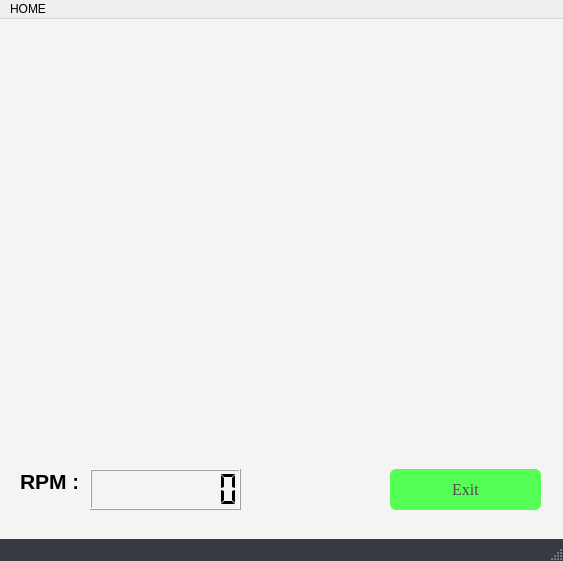
<?xml version="1.0" encoding="UTF-8"?>
<ui version="4.0">
 <class>ArduinoRpm</class>
 <widget class="QMainWindow" name="ArduinoRpm">
  <property name="geometry">
   <rect>
    <x>0</x>
    <y>0</y>
    <width>563</width>
    <height>561</height>
   </rect>
  </property>
  <property name="font">
   <font>
    <weight>75</weight>
    <bold>true</bold>
   </font>
  </property>
  <property name="windowTitle">
   <string>ArduinoRpm</string>
  </property>
  <property name="styleSheet">
   <string notr="true">#ArduinoRpm {
	background: #f5f4f4;
}
#pushButton {
 background: #55ff55;
  background-image: -webkit-linear-gradient(top, #55ff55, #84f084);
  background-image: -moz-linear-gradient(top, #55ff55, #84f084);
  background-image: -ms-linear-gradient(top, #55ff55, #84f084);
  background-image: -o-linear-gradient(top, #55ff55, #84f084);
  background-image: linear-gradient(to bottom, #55ff55, #84f084);
  border-radius: 6px;
  font-family: Georgia;
  color: #4d4b4d;
  font-size: 16px;
  padding: 10px 20px 10px 20px;
  text-decoration: none;
}

#pushButton:hover:!pressed {
  background: #03e803;
  background-image: -webkit-linear-gradient(top, #03e803, #0fdb0f);
  background-image: -moz-linear-gradient(top, #03e803, #0fdb0f);
  background-image: -ms-linear-gradient(top, #03e803, #0fdb0f);
  background-image: -o-linear-gradient(top, #03e803, #0fdb0f);
  background-image: linear-gradient(to bottom, #03e803, #0fdb0f);
  text-decoration: none;
}

#statusBar {
background: #373b41;
color: #ffffff;
}</string>
  </property>
  <widget class="QWidget" name="centralWidget">
   <widget class="QLCDNumber" name="lcdNumber">
    <property name="geometry">
     <rect>
      <x>90</x>
      <y>450</y>
      <width>151</width>
      <height>41</height>
     </rect>
    </property>
    <property name="smallDecimalPoint">
     <bool>false</bool>
    </property>
    <property name="digitCount">
     <number>8</number>
    </property>
    <property name="mode">
     <enum>QLCDNumber::Dec</enum>
    </property>
    <property name="segmentStyle">
     <enum>QLCDNumber::Flat</enum>
    </property>
   </widget>
   <widget class="QPushButton" name="pushButton">
    <property name="geometry">
     <rect>
      <x>390</x>
      <y>450</y>
      <width>151</width>
      <height>41</height>
     </rect>
    </property>
    <property name="font">
     <font>
      <family>Georgia</family>
      <pointsize>-1</pointsize>
      <underline>false</underline>
      <strikeout>false</strikeout>
     </font>
    </property>
    <property name="text">
     <string>Exit</string>
    </property>
   </widget>
   <widget class="QLabel" name="label">
    <property name="geometry">
     <rect>
      <x>20</x>
      <y>450</y>
      <width>57</width>
      <height>24</height>
     </rect>
    </property>
    <property name="font">
     <font>
      <pointsize>16</pointsize>
      <weight>75</weight>
      <bold>true</bold>
     </font>
    </property>
    <property name="text">
     <string>RPM :</string>
    </property>
   </widget>
   <widget class="QWidget" name="verticalLayoutWidget">
    <property name="geometry">
     <rect>
      <x>10</x>
      <y>0</y>
      <width>531</width>
      <height>441</height>
     </rect>
    </property>
    <layout class="QVBoxLayout" name="verticalLayout"/>
   </widget>
  </widget>
  <widget class="QMenuBar" name="menuBar">
   <property name="geometry">
    <rect>
     <x>0</x>
     <y>0</y>
     <width>563</width>
     <height>23</height>
    </rect>
   </property>
   <widget class="QMenu" name="menuSettings">
    <property name="title">
     <string>HOME</string>
    </property>
    <addaction name="separator"/>
    <addaction name="separator"/>
   </widget>
   <addaction name="menuSettings"/>
  </widget>
  <widget class="QStatusBar" name="statusBar">
   <property name="font">
    <font>
     <weight>75</weight>
     <italic>true</italic>
     <bold>true</bold>
    </font>
   </property>
  </widget>
 </widget>
 <layoutdefault spacing="6" margin="11"/>
 <resources/>
 <connections/>
</ui>
